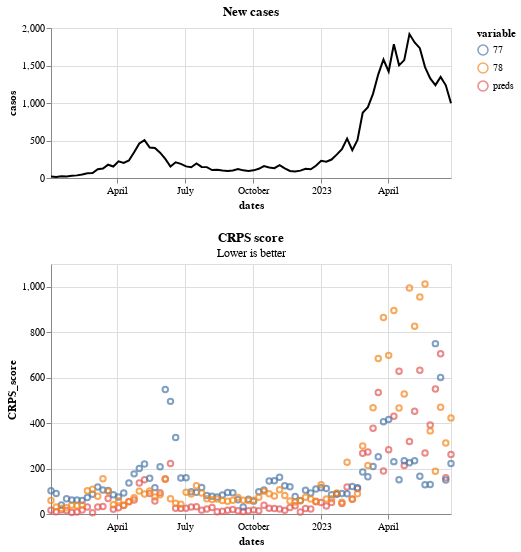

Notebook source saved alongside this figure:
### Markdown cell above
To plot the score you can use:

### Code cell
score.plot_crps()

### Figure 1 — Vega-Lite specification as saved in the notebook (floating-point values rounded to 4 significant figures; data arrays with more than 128 entries replaced by an {"elided": "..."} marker saying what was removed)
{"config": {"view": {"continuousWidth": 300, "continuousHeight": 300}}, "vconcat": [{"data": {"name": "data-d4775c7e2b59a23393eb246775bc1f3d"}, "mark": {"type": "line"}, "encoding": {"color": {"value": "black"}, "x": {"field": "dates", "type": "temporal"}, "y": {"field": "casos", "type": "quantitative"}}, "height": 150, "title": "New cases", "width": 400}, {"layer": [{"mark": {"type": "point", "filled": false}, "encoding": {"color": {"field": "variable", "legend": {"legendX": 100}, "type": "nominal"}, "x": {"field": "dates", "type": "temporal"}, "y": {"field": "CRPS_score", "type": "quantitative"}}}, {"mark": {"type": "point"}, "encoding": {"color": {"field": "variable", "legend": {"legendX": 100}, "type": "nominal"}, "opacity": {"condition": {"param": "param_1", "value": 1, "empty": false}, "value": 0}, "x": {"field": "dates", "type": "temporal"}, "y": {"field": "CRPS_score", "type": "quantitative"}}}, {"mark": {"type": "rule", "color": "gray"}, "encoding": {"opacity": {"condition": {"param": "param_1", "value": 0.3, "empty": false}, "value": 0}, "tooltip": [{"field": "dates", "title": "Date", "type": "temporal"}, {"field": "preds", "format": ".2f", "type": "quantitative"}, {"field": "77", "format": ".2f", "type": "quantitative"}, {"field": "78", "format": ".2f", "type": "quantitative"}], "x": {"field": "dates", "type": "temporal"}}, "name": "view_1", "transform": [{"pivot": "variable", "value": "CRPS_score", "groupby": ["dates"]}]}], "data": {"name": "data-a33219c567c3d047d54cdae9fac47da3"}, "height": 250, "title": {"text": "CRPS score", "subtitle": "Lower is better"}, "width": 400}], "params": [{"name": "param_1", "select": {"type": "point", "fields": ["dates"], "nearest": true, "on": "pointerover"}, "views": ["view_1"]}], "$schema": "https://vega.github.io/schema/vega-lite/v5.17.0.json", "datasets": {"data-d4775c7e2b59a23393eb246775bc1f3d": [{"dates": "2022-01-02T00:00:00", "casos": 21.0}, {"dates": "2022-01-09T00:00:00", "casos": 14.0}, {"dates": "2022-01-16T00:00:00", "casos": 22.0}, {"dates": "2022-01-23T00:00:00", "casos": 19.0}, {"dates": "2022-01-30T00:00:00", "casos": 31.0}, {"dates": "2022-02-06T00:00:00", "casos": 35.0}, {"dates": "2022-02-13T00:00:00", "casos": 47.0}, {"dates": "2022-02-20T00:00:00", "casos": 62.0}, {"dates": "2022-02-27T00:00:00", "casos": 66.0}, {"dates": "2022-03-06T00:00:00", "casos": 116.0}, {"dates": "2022-03-13T00:00:00", "casos": 126.0}, {"dates": "2022-03-20T00:00:00", "casos": 177.0}, {"dates": "2022-03-27T00:00:00", "casos": 153.0}, {"dates": "2022-04-03T00:00:00", "casos": 222.0}, {"dates": "2022-04-10T00:00:00", "casos": 201.0}, {"dates": "2022-04-17T00:00:00", "casos": 234.0}, {"dates": "2022-04-24T00:00:00", "casos": 342.0}, {"dates": "2022-05-01T00:00:00", "casos": 461.0}, {"dates": "2022-05-08T00:00:00", "casos": 505.0}, {"dates": "2022-05-15T00:00:00", "casos": 406.0}, {"dates": "2022-05-22T00:00:00", "casos": 400.0}, {"dates": "2022-05-29T00:00:00", "casos": 338.0}, {"dates": "2022-06-05T00:00:00", "casos": 255.0}, {"dates": "2022-06-12T00:00:00", "casos": 153.0}, {"dates": "2022-06-19T00:00:00", "casos": 209.0}, {"dates": "2022-06-26T00:00:00", "casos": 189.0}, {"dates": "2022-07-03T00:00:00", "casos": 155.0}, {"dates": "2022-07-10T00:00:00", "casos": 144.0}, {"dates": "2022-07-17T00:00:00", "casos": 194.0}, {"dates": "2022-07-24T00:00:00", "casos": 148.0}, {"dates": "2022-07-31T00:00:00", "casos": 145.0}, {"dates": "2022-08-07T00:00:00", "casos": 106.0}, {"dates": "2022-08-14T00:00:00", "casos": 110.0}, {"dates": "2022-08-21T00:00:00", "casos": 99.0}, {"dates": "2022-08-28T00:00:00", "casos": 94.0}, {"dates": "2022-09-04T00:00:00", "casos": 101.0}, {"dates": "2022-09-11T00:00:00", "casos": 120.0}, {"dates": "2022-09-18T00:00:00", "casos": 102.0}, {"dates": "2022-09-25T00:00:00", "casos": 95.0}, {"dates": "2022-10-02T00:00:00", "casos": 102.0}, {"dates": "2022-10-09T00:00:00", "casos": 123.0}, {"dates": "2022-10-16T00:00:00", "casos": 160.0}, {"dates": "2022-10-23T00:00:00", "casos": 139.0}, {"dates": "2022-10-30T00:00:00", "casos": 131.0}, {"dates": "2022-11-06T00:00:00", "casos": 171.0}, {"dates": "2022-11-13T00:00:00", "casos": 129.0}, {"dates": "2022-11-20T00:00:00", "casos": 94.0}, {"dates": "2022-11-27T00:00:00", "casos": 86.0}, {"dates": "2022-12-04T00:00:00", "casos": 98.0}, {"dates": "2022-12-11T00:00:00", "casos": 123.0}, {"dates": "2022-12-18T00:00:00", "casos": 117.0}, {"dates": "2022-12-25T00:00:00", "casos": 163.0}, {"dates": "2023-01-01T00:00:00", "casos": 230.0}, {"dates": "2023-01-08T00:00:00", "casos": 218.0}, {"dates": "2023-01-15T00:00:00", "casos": 246.0}, {"dates": "2023-01-22T00:00:00", "casos": 312.0}, {"dates": "2023-01-29T00:00:00", "casos": 383.0}, {"dates": "2023-02-05T00:00:00", "casos": 525.0}, {"dates": "2023-02-12T00:00:00", "casos": 372.0}, {"dates": "2023-02-19T00:00:00", "casos": 507.0}, {"dates": "2023-02-26T00:00:00", "casos": 870.0}, {"dates": "2023-03-05T00:00:00", "casos": 945.0}, {"dates": "2023-03-12T00:00:00", "casos": 1125.0}, {"dates": "2023-03-19T00:00:00", "casos": 1382.0}, {"dates": "2023-03-26T00:00:00", "casos": 1580.0}, {"dates": "2023-04-02T00:00:00", "casos": 1420.0}, {"dates": "2023-04-09T00:00:00", "casos": 1783.0}, {"dates": "2023-04-16T00:00:00", "casos": 1502.0}, {"dates": "2023-04-23T00:00:00", "casos": 1572.0}, {"dates": "2023-04-30T00:00:00", "casos": 1919.0}, {"dates": "2023-05-07T00:00:00", "casos": 1807.0}, {"dates": "2023-05-14T00:00:00", "casos": 1731.0}, {"dates": "2023-05-21T00:00:00", "casos": 1479.0}, {"dates": "2023-05-28T00:00:00", "casos": 1328.0}, {"dates": "2023-06-04T00:00:00", "casos": 1238.0}, {"dates": "2023-06-11T00:00:00", "casos": 1348.0}, {"dates": "2023-06-18T00:00:00", "casos": 1236.0}, {"dates": "2023-06-25T00:00:00", "casos": 996.0}], "data-a33219c567c3d047d54cdae9fac47da3": {"elided": "234 records"}}}
